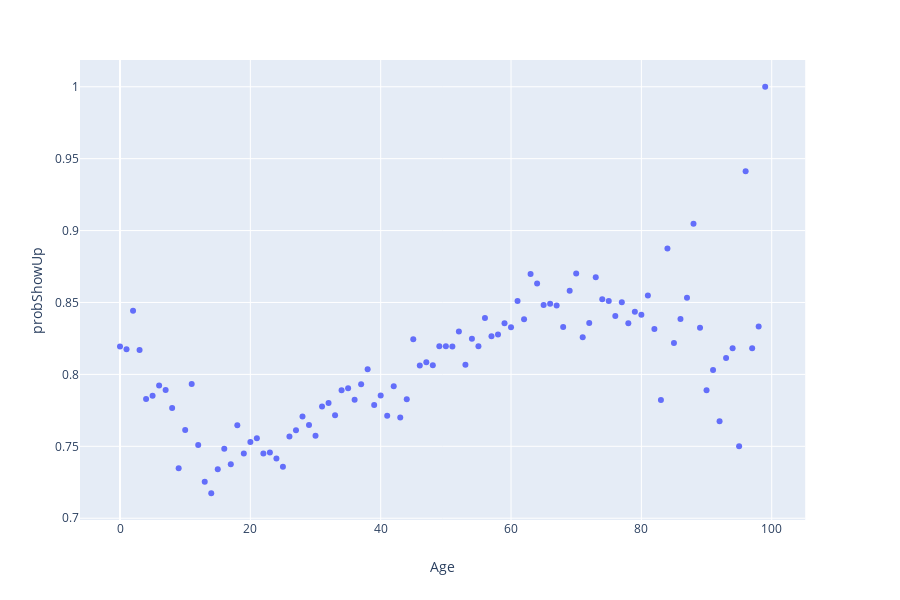

Notebook source saved alongside this figure:
### Markdown cell above
Here all months have the same probabiaties

### Code cell
probStatus_Scatter('Age')
